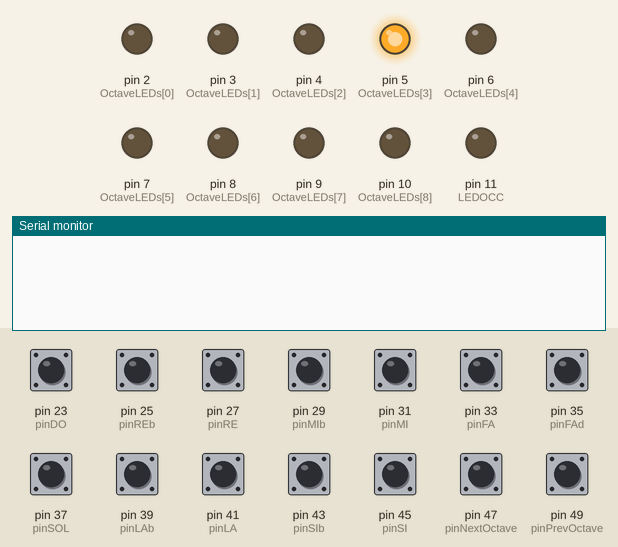
Recording of a sketch running on a simulated Arduino Mega 2560, built with avr-gcc and run on an emulated ATmega2560. On the bench: output pins drawn as LEDs (lit = HIGH), the last lines printed to the serial monitor. Inputs (shaded band) come from the test bench; at power-on: pin 23 (pinDO), pin 25 (pinREb), pin 27 (pinRE), pin 29 (pinMIb), pin 31 (pinMI), pin 33 (pinFA), pin 35 (pinFAd), pin 37 (pinSOL), pin 39 (pinLAb), pin 41 (pinLA), pin 43 (pinSIb), pin 45 (pinSI), pin 47 (pinNextOctave), pin 49 (pinPrevOctave) HIGH.

Above: at 1.2 s.
1.3 s: pin 23 (pinDO) pulled LOW for 0.15 s
At 1.9 s:
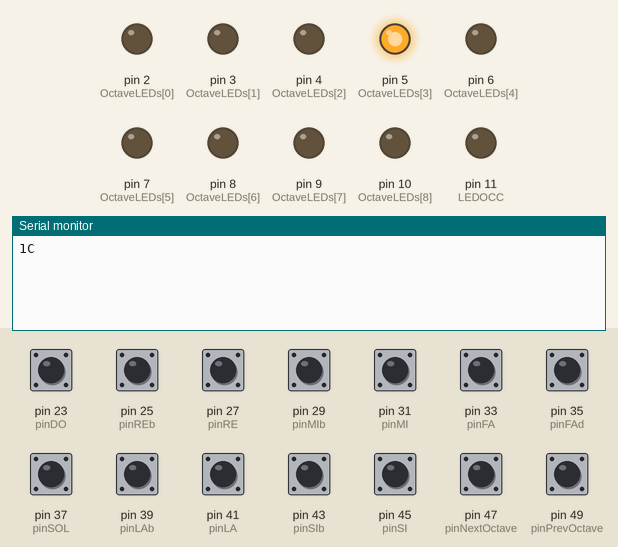
2.9 s: pin 25 (pinREb) pulled LOW for 0.15 s
At 3.3 s:
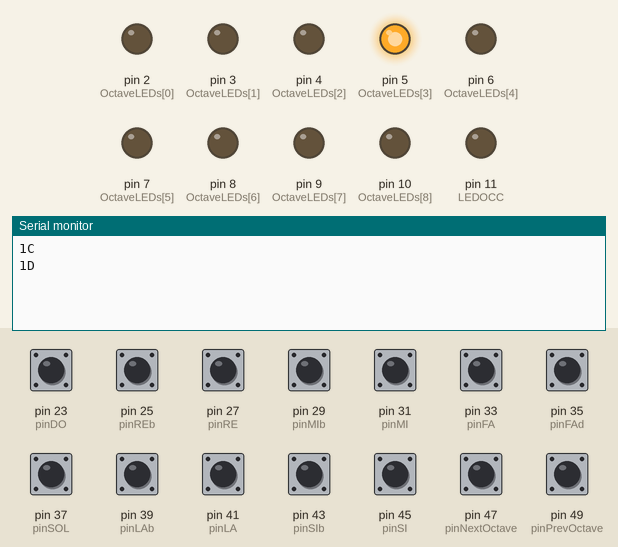
4.5 s: pin 27 (pinRE) pulled LOW for 0.15 s
At 5.7 s:
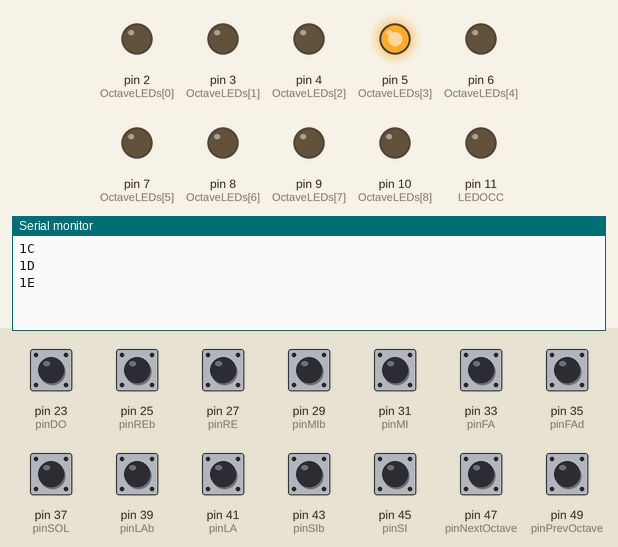
6.1 s: pin 29 (pinMIb) pulled LOW for 0.15 s
At 7.3 s:
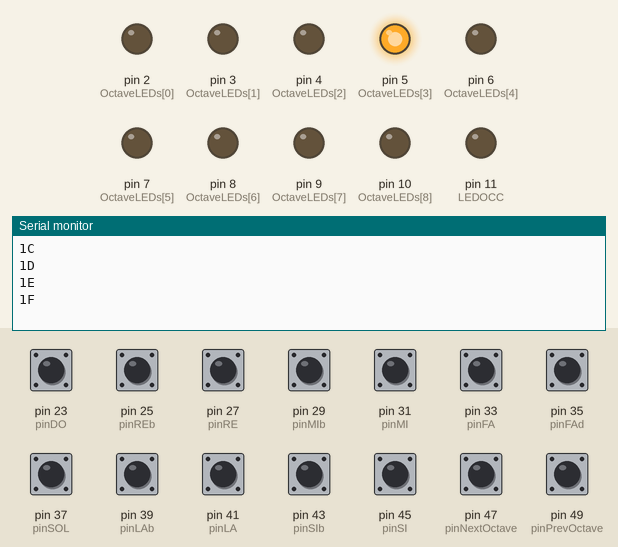
7.7 s: pin 31 (pinMI) pulled LOW for 0.15 s
At 8.9 s:
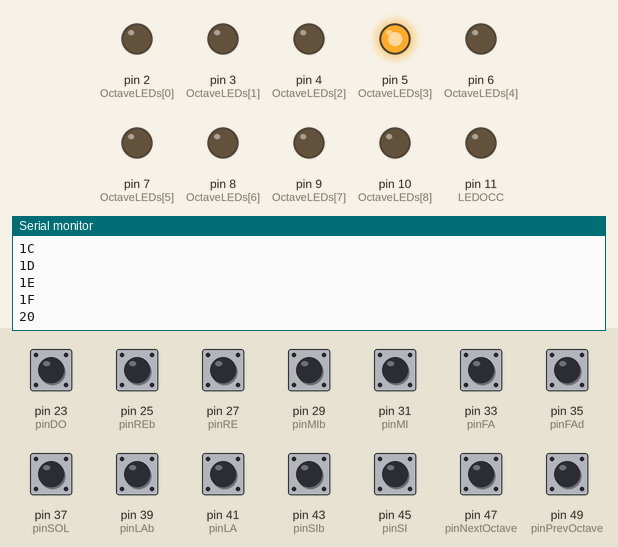

Measured:
- after the input at 1.3 s, the serial monitor: prints a new line at once (image 1)
- after the input at 2.9 s, the serial monitor: prints a new line at once (image 2)
- after the input at 4.5 s, the serial monitor: prints a new line at once (image 3)
- after the input at 6.1 s, the serial monitor: prints a new line at once (image 4)
- after the input at 7.7 s, the serial monitor: prints a new line at once (image 5)

The sketch:

synthe.ino
```cpp
#include <CapacitiveSensor.h>

// ----- SETTINGS -----
// Baud rate. Should be the same in synthe.py
const int baudRate = 9600;

// Connections to LEDs
const char OctaveLEDs[] = {2, 3, 4, 5, 6, 7, 8, 9, 10};

//Octave change confirmation LED :(ON during 50ms after each octave change)
const char LEDOCC = 11;

// Connections between the keyboard and your Arduino:
const char pinDO[]  = {22, 23};
const char pinREb[] = {24, 25};
const char pinRE[]  = {26, 27};
const char pinMIb[] = {28, 29};
const char pinMI[]  = {30, 31};
const char pinFA[]  = {32, 33};
const char pinFAd[] = {34, 35};
const char pinSOL[] = {36, 37};
const char pinLAb[] = {38, 39};
const char pinLA[]  = {40, 41};
const char pinSIb[] = {42, 43};
const char pinSI[]  = {44, 45};
const char pinNextOctave[] = {46, 47};
const char pinPrevOctave[] = {48, 49};

// Octave configuration
const char octaveMax = 8;
const char octaveMin = 0;
const char octaveDef = 3; // Default

// Sensitivity configuration (increasing accuracy causes latency)
char accuracy = 15;
int threshold = 250;


// ----- END SETTINGS -----

// Initializing capacitive sensors for every key of the keyboard
// according to above settings
CapacitiveSensor sensorDO  = CapacitiveSensor(pinDO[0],pinDO[1]);
CapacitiveSensor sensorREb = CapacitiveSensor(pinREb[0],pinREb[1]);
CapacitiveSensor sensorRE  = CapacitiveSensor(pinRE[0],pinRE[1]);
CapacitiveSensor sensorMIb = CapacitiveSensor(pinMIb[0],pinMIb[1]);
CapacitiveSensor sensorMI  = CapacitiveSensor(pinMI[0],pinMI[1]);
CapacitiveSensor sensorFA  = CapacitiveSensor(pinFA[0],pinFA[1]);
CapacitiveSensor sensorFAd = CapacitiveSensor(pinFAd[0],pinFAd[1]);
CapacitiveSensor sensorSOL = CapacitiveSensor(pinSOL[0],pinSOL[1]);
CapacitiveSensor sensorLAb = CapacitiveSensor(pinLAb[0],pinLAb[1]);
CapacitiveSensor sensorLA  = CapacitiveSensor(pinLA[0],pinLA[1]);
CapacitiveSensor sensorSIb = CapacitiveSensor(pinSIb[0],pinSIb[1]);
CapacitiveSensor sensorSI  = CapacitiveSensor(pinSI[0],pinSI[1]);
CapacitiveSensor sensorNextOctave = CapacitiveSensor(pinNextOctave[0],pinNextOctave[1]);
CapacitiveSensor sensorPrevOctave = CapacitiveSensor(pinPrevOctave[0],pinPrevOctave[1]);

//Rising edges:
boolean DO  = 0;
boolean REb = 0;
boolean RE  = 0;
boolean MIb = 0;
boolean MI  = 0;
boolean FA  = 0;
boolean FAd = 0;
boolean SOL = 0;
boolean LAb = 0;
boolean LA  = 0;
boolean SIb = 0;
boolean SI  = 0;
boolean NextOctave = 0;
boolean PrevOctave = 0;

//State of every piano key:
boolean DOtmp  = 0;
boolean REbtmp = 0;
boolean REtmp  = 0;
boolean MIbtmp = 0;
boolean MItmp  = 0;
boolean FAtmp  = 0;
boolean FAdtmp = 0;
boolean SOLtmp = 0;
boolean LAbtmp = 0;
boolean LAtmp  = 0;
boolean SIbtmp = 0;
boolean SItmp  = 0;
boolean NextOctavetmp = 0;
boolean PrevOctavetmp = 0;

char octave = octaveDef;
char dataString[50] = {0};
boolean StateLEDOCC = 0;

// "timers"
unsigned long ToggleTimeLEDOCC = 0;
unsigned long ToggleTimeNextOctave = 0;
unsigned long ToggleTimePrevOctave = 0;

void setup() {
  Serial.begin(baudRate);

  pinMode(OctaveLEDs[0], OUTPUT);
  pinMode(OctaveLEDs[1], OUTPUT);
  pinMode(OctaveLEDs[2], OUTPUT);
  pinMode(OctaveLEDs[3], OUTPUT);
  pinMode(OctaveLEDs[4], OUTPUT);
  pinMode(OctaveLEDs[5], OUTPUT);
  pinMode(OctaveLEDs[6], OUTPUT);
  pinMode(OctaveLEDs[7], OUTPUT);
  pinMode(OctaveLEDs[8], OUTPUT);

  pinMode(LEDOCC, OUTPUT);

  digitalWrite(OctaveLEDs[octave], 1);
}

void loop() {
  refresh();//refresh variables such as "DOtmp"

  changeOctave();//refresh octave

  sendNotes();//refresh variables such as "DO" and send them via serial
}

void envoi(int n) {
  sprintf(dataString,"%02X",n);
  Serial.println(dataString);
}


void sendNotes() {
  if (DOtmp != DO && DOtmp == 1 && octave != 0) {
    int x = 4 + ( (octave-1) * 12 );
    envoi(x);
  }
  DO = DOtmp;

  if (REbtmp != REb && REbtmp == 1 && octave != 0 && octave != 8) {
    int x = 5 + ( (octave-1) * 12 );
    envoi(x);
  }
  REb = REbtmp;

  if (REtmp != RE && REtmp == 1 && octave != 0 && octave != 8) {
    int x = 6 + ( (octave-1) * 12 );
    envoi(x);
  }
  RE = REtmp;

  if (MIbtmp != MIb && MIbtmp == 1 && octave != 0 && octave != 8) {
    int x = 7 + ( (octave-1) * 12 );
    envoi(x);
  }
  MIb = MIbtmp;

  if (MItmp != MI && MItmp == 1 && octave != 0 && octave != 8) {
    int x = 8 + ( (octave-1) * 12 );
    envoi(x);
  }
  MI = MItmp;

  if (FAtmp != FA && FAtmp == 1 && octave != 0 && octave != 8) {
    int x = 9 + ( (octave-1) * 12 );
    envoi(x);
  }
  FA = FAtmp;

  if (FAdtmp != FAd && FAdtmp == 1 && octave != 0 && octave != 8) {
    int x = 10 + ( (octave-1) * 12 );
    envoi(x);
  }
  FAd = FAdtmp;

  if (SOLtmp != SOL && SOLtmp == 1 && octave != 0 && octave != 8) {
    int x = 11 + ( (octave-1) * 12 );
    envoi(x);
  }
  SOL = SOLtmp;

  if (LAbtmp != LAb && LAbtmp == 1 && octave != 0 && octave != 8) {
    int x = 12 + ( (octave-1) * 12 );
    envoi(x);
  }
  LAb = LAbtmp;

  if (LAtmp != LA && LAtmp == 1 && octave != 8) {
    int x = 1 + ( octave * 12 );
    envoi(x);
  }
  LA = LAtmp;

  if (SIbtmp != SIb && SIbtmp == 1 && octave != 8) {
    int x = 2 + ( octave * 12 );
    envoi(x);
  }
  SIb = SIbtmp;

  if (SItmp != SI && SItmp == 1 && octave != 8) {
    int x = 3 + ( octave * 12 );
    envoi(x);
  }
  SI = SItmp;
}

void changeOctave() {
  unsigned long Time = millis();
  if (StateLEDOCC == 1 && Time - ToggleTimeLEDOCC > 50) {
    StateLEDOCC = 0;
    digitalWrite(LEDOCC, 0);
  }

  if (NextOctavetmp != NextOctave && NextOctavetmp == 1 && octave < octaveMax && Time - ToggleTimeNextOctave > 150) {
    ToggleTimeLEDOCC = Time;
    ToggleTimeNextOctave = Time;
    digitalWrite(LEDOCC, 1);
    StateLEDOCC = 1;
    digitalWrite(OctaveLEDs[octave], 0);
    octave++;
    digitalWrite(OctaveLEDs[octave], 1);
  }
  NextOctave = NextOctavetmp;

  if (PrevOctavetmp != PrevOctave && PrevOctavetmp == 1 && octave > octaveMin && Time - ToggleTimePrevOctave > 150) {
    ToggleTimeLEDOCC = Time;
    ToggleTimePrevOctave = Time;
    digitalWrite(LEDOCC, 1);
    StateLEDOCC = 1;
    digitalWrite(OctaveLEDs[octave], 0);
    octave--;
    digitalWrite(OctaveLEDs[octave], 1);
  }
  PrevOctave = PrevOctavetmp;
}


void refresh() {
  if (sensorDO.capacitiveSensor(accuracy) >= threshold) {
    DOtmp = 1;
  }
  else {
    DOtmp = 0;
  }

  if (sensorREb.capacitiveSensor(accuracy) >= threshold) {
    REbtmp = 1;
  }
  else {
    REbtmp = 0;
  }

  if (sensorRE.capacitiveSensor(accuracy) >= threshold) {
    REtmp = 1;
  }
  else {
    REtmp = 0;
  }

  if (sensorMIb.capacitiveSensor(accuracy) >= threshold) {
    MIbtmp = 1;
  }
  else {
    MIbtmp = 0;
  }

  if (sensorMI.capacitiveSensor(accuracy) >= threshold) {
    MItmp = 1;
  }
  else {
    MItmp = 0;
  }

  if (sensorFA.capacitiveSensor(accuracy) >= threshold) {
    FAtmp = 1;
  }
  else {
    FAtmp = 0;
  }

  if (sensorFAd.capacitiveSensor(accuracy) >= threshold) {
    FAdtmp = 1;
  }
  else {
    FAdtmp = 0;
  }

  if (sensorSOL.capacitiveSensor(accuracy) >= threshold) {
    SOLtmp = 1;
  }
  else {
    SOLtmp = 0;
  }

   if (sensorLAb.capacitiveSensor(accuracy) >= threshold) {
    LAbtmp = 1;
  }
  else {
    LAbtmp = 0;
  }

  if (sensorLA.capacitiveSensor(accuracy) >= threshold) {
    LAtmp = 1;
  }
  else {
    LAtmp = 0;
  }

  if (sensorSIb.capacitiveSensor(accuracy) >= threshold) {
    SIbtmp = 1;
  }
  else {
    SIbtmp = 0;
  }

  if (sensorSI.capacitiveSensor(accuracy) >= threshold) {
    SItmp = 1;
  }
  else {
    SItmp = 0;
  }

  if (sensorNextOctave.capacitiveSensor(accuracy) >= threshold) {
    NextOctavetmp = 1;
  }
  else {
    NextOctavetmp = 0;
  }

  if (sensorPrevOctave.capacitiveSensor(accuracy) >= threshold) {
    PrevOctavetmp = 1;
  }
  else {
    PrevOctavetmp = 0;
  }
}
```
